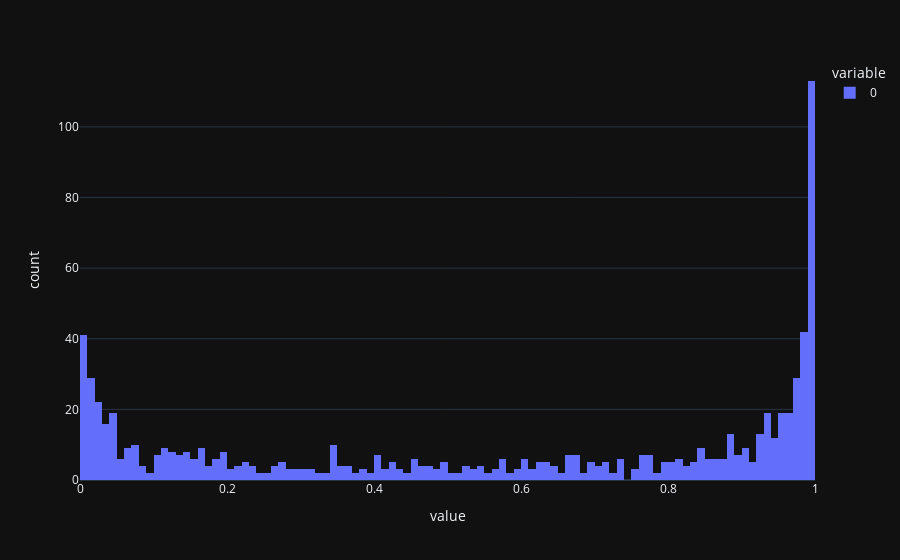

Notebook cell for this chart:
### Code cell
import plotly.express as px

test_features = df_feat_l5_full[df_feat_l5_full.index.to_numpy() >= date_to_timestamp("2025-03-01")]
res = side_model.predict(test_features)

fig = px.histogram(res, nbins=100)
fig.show()

### Figure 1 — Plotly figure (JSON) as saved in the notebook; plotly's stock layout.template omitted (floating-point values rounded to 4 significant figures; data arrays with more than 128 entries replaced by an {"elided": "..."} marker saying what was removed)
{"data": [{"bingroup": "x", "hovertemplate": "variable=0<br>value=%{x}<br>count=%{y}<extra></extra>", "legendgroup": "0", "marker": {"color": "#636efa", "pattern": {"shape": ""}}, "name": "0", "nbinsx": 100, "orientation": "v", "showlegend": true, "x": {"elided": "807 float values"}, "xaxis": "x", "yaxis": "y", "type": "histogram"}], "layout": {"xaxis": {"anchor": "y", "domain": [0.0, 1.0], "title": {"text": "value"}}, "yaxis": {"anchor": "x", "domain": [0.0, 1.0], "title": {"text": "count"}}, "legend": {"title": {"text": "variable"}, "tracegroupgap": 0}, "margin": {"t": 60}, "barmode": "relative"}}
